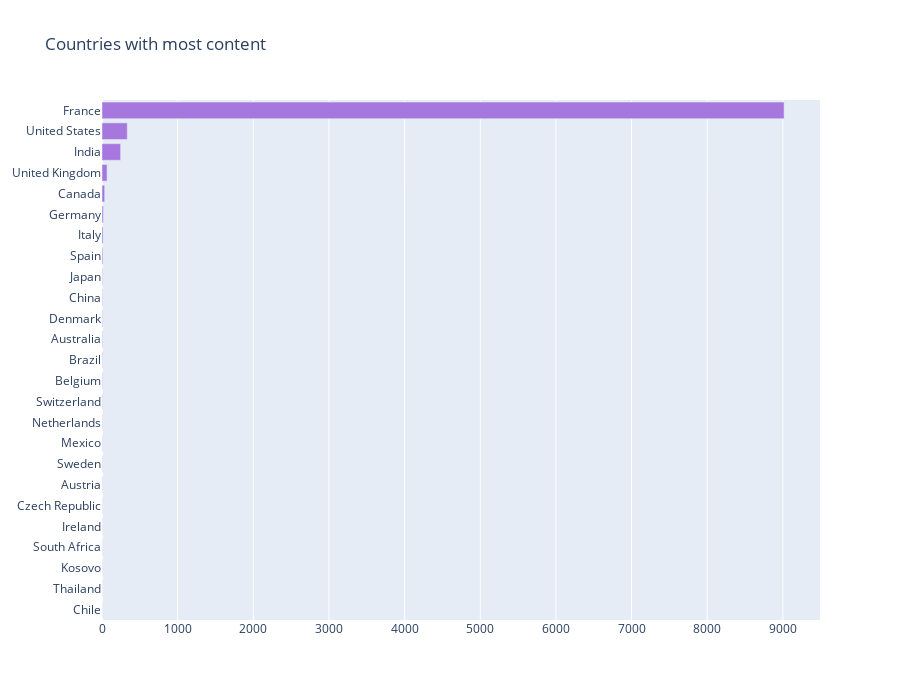

Here is the notebook cell this chart was saved with:
### Code cell
country_codes = {'afghanistan': 'AFG',
 'albania': 'ALB',
 'algeria': 'DZA',
 'american samoa': 'ASM',
 'andorra': 'AND',
 'angola': 'AGO',
 'anguilla': 'AIA',
 'antigua and barbuda': 'ATG',
 'argentina': 'ARG',
 'armenia': 'ARM',
 'aruba': 'ABW',
 'australia': 'AUS',
 'austria': 'AUT',
 'azerbaijan': 'AZE',
 'bahamas': 'BHM',
 'bahrain': 'BHR',
 'bangladesh': 'BGD',
 'barbados': 'BRB',
 'belarus': 'BLR',
 'belgium': 'BEL',
 'belize': 'BLZ',
 'benin': 'BEN',
 'bermuda': 'BMU',
 'bhutan': 'BTN',
 'bolivia': 'BOL',
 'bosnia and herzegovina': 'BIH',
 'botswana': 'BWA',
 'brazil': 'BRA',
 'british virgin islands': 'VGB',
 'brunei': 'BRN',
 'bulgaria': 'BGR',
 'burkina faso': 'BFA',
 'burma': 'MMR',
 'burundi': 'BDI',
 'cabo verde': 'CPV',
 'cambodia': 'KHM',
 'cameroon': 'CMR',
 'canada': 'CAN',
 'cayman islands': 'CYM',
 'central african republic': 'CAF',
 'chad': 'TCD',
 'chile': 'CHL',
 'china': 'CHN',
 'colombia': 'COL',
 'comoros': 'COM',
 'congo democratic': 'COD',
 'Congo republic': 'COG',
 'cook islands': 'COK',
 'costa rica': 'CRI',
 "cote d'ivoire": 'CIV',
 'croatia': 'HRV',
 'cuba': 'CUB',
 'curacao': 'CUW',
 'cyprus': 'CYP',
 'czech republic': 'CZE',
 'denmark': 'DNK',
 'djibouti': 'DJI',
 'dominica': 'DMA',
 'dominican republic': 'DOM',
 'ecuador': 'ECU',
 'egypt': 'EGY',
 'el salvador': 'SLV',
 'equatorial guinea': 'GNQ',
 'eritrea': 'ERI',
 'estonia': 'EST',
 'ethiopia': 'ETH',
 'falkland islands': 'FLK',
 'faroe islands': 'FRO',
 'fiji': 'FJI',
 'finland': 'FIN',
 'france': 'FRA',
 'french polynesia': 'PYF',
 'gabon': 'GAB',
 'gambia, the': 'GMB',
 'georgia': 'GEO',
 'germany': 'DEU',
 'ghana': 'GHA',
 'gibraltar': 'GIB',
 'greece': 'GRC',
 'greenland': 'GRL',
 'grenada': 'GRD',
 'guam': 'GUM',
 'guatemala': 'GTM',
 'guernsey': 'GGY',
 'guinea-bissau': 'GNB',
 'guinea': 'GIN',
 'guyana': 'GUY',
 'haiti': 'HTI',
 'honduras': 'HND',
 'hong kong': 'HKG',
 'hungary': 'HUN',
 'iceland': 'ISL',
 'india': 'IND',
 'indonesia': 'IDN',
 'iran': 'IRN',
 'iraq': 'IRQ',
 'ireland': 'IRL',
 'isle of man': 'IMN',
 'israel': 'ISR',
 'italy': 'ITA',
 'jamaica': 'JAM',
 'japan': 'JPN',
 'jersey': 'JEY',
 'jordan': 'JOR',
 'kazakhstan': 'KAZ',
 'kenya': 'KEN',
 'kiribati': 'KIR',
 'north korea': 'PRK',
 'south korea': 'KOR',
 'kosovo': 'KSV',
 'kuwait': 'KWT',
 'kyrgyzstan': 'KGZ',
 'laos': 'LAO',
 'latvia': 'LVA',
 'lebanon': 'LBN',
 'lesotho': 'LSO',
 'liberia': 'LBR',
 'libya': 'LBY',
 'liechtenstein': 'LIE',
 'lithuania': 'LTU',
 'luxembourg': 'LUX',
 'macau': 'MAC',
 'macedonia': 'MKD',
 'madagascar': 'MDG',
 'malawi': 'MWI',
 'malaysia': 'MYS',
 'maldives': 'MDV',
 'mali': 'MLI',
 'malta': 'MLT',
 'marshall islands': 'MHL',
 'mauritania': 'MRT',
 'mauritius': 'MUS',
 'mexico': 'MEX',
 'micronesia': 'FSM',
 'moldova': 'MDA',
 'monaco': 'MCO',
 'mongolia': 'MNG',
 'montenegro': 'MNE',
 'morocco': 'MAR',
 'mozambique': 'MOZ',
 'namibia': 'NAM',
 'nepal': 'NPL',
 'netherlands': 'NLD',
 'new caledonia': 'NCL',
 'new zealand': 'NZL',
 'nicaragua': 'NIC',
 'nigeria': 'NGA',
 'niger': 'NER',
 'niue': 'NIU',
 'northern mariana islands': 'MNP',
 'norway': 'NOR',
 'oman': 'OMN',
 'pakistan': 'PAK',
 'palau': 'PLW',
 'panama': 'PAN',
 'papua new guinea': 'PNG',
 'paraguay': 'PRY',
 'peru': 'PER',
 'philippines': 'PHL',
 'poland': 'POL',
 'portugal': 'PRT',
 'puerto rico': 'PRI',
 'qatar': 'QAT',
 'romania': 'ROU',
 'russia': 'RUS',
 'rwanda': 'RWA',
 'saint kitts and nevis': 'KNA',
 'saint lucia': 'LCA',
 'saint martin': 'MAF',
 'saint pierre and miquelon': 'SPM',
 'saint vincent and the grenadines': 'VCT',
 'samoa': 'WSM',
 'san marino': 'SMR',
 'sao tome and principe': 'STP',
 'saudi arabia': 'SAU',
 'senegal': 'SEN',
 'serbia': 'SRB',
 'seychelles': 'SYC',
 'sierra leone': 'SLE',
 'singapore': 'SGP',
 'sint maarten': 'SXM',
 'slovakia': 'SVK',
 'slovenia': 'SVN',
 'solomon islands': 'SLB',
 'somalia': 'SOM',
 'south africa': 'ZAF',
 'south sudan': 'SSD',
 'spain': 'ESP',
 'sri lanka': 'LKA',
 'sudan': 'SDN',
 'suriname': 'SUR',
 'swaziland': 'SWZ',
 'sweden': 'SWE',
 'switzerland': 'CHE',
 'syria': 'SYR',
 'taiwan': 'TWN',
 'tajikistan': 'TJK',
 'tanzania': 'TZA',
 'thailand': 'THA',
 'timor-leste': 'TLS',
 'togo': 'TGO',
 'tonga': 'TON',
 'trinidad and tobago': 'TTO',
 'tunisia': 'TUN',
 'turkey': 'TUR',
 'turkmenistan': 'TKM',
 'tuvalu': 'TUV',
 'uganda': 'UGA',
 'ukraine': 'UKR',
 'united arab emirates': 'ARE',
 'united kingdom': 'GBR',
 'united states': 'USA',
 'uruguay': 'URY',
 'uzbekistan': 'UZB',
 'vanuatu': 'VUT',
 'venezuela': 'VEN',
 'vietnam': 'VNM',
 'virgin islands': 'VGB',
 'west bank': 'WBG',
 'yemen': 'YEM',
 'zambia': 'ZMB',
 'zimbabwe': 'ZWE'}

## countries 
from collections import Counter
colorscale = ["#f7fbff", "#ebf3fb", "#deebf7", "#d2e3f3", "#c6dbef", "#b3d2e9", "#9ecae1",
    "#85bcdb", "#6baed6", "#57a0ce", "#4292c6", "#3082be", "#2171b5", "#1361a9",
    "#08519c", "#0b4083", "#08306b"
]
    
def geoplot(ddf):
    country_with_code, country = {}, {}
    shows_countries = ", ".join(ddf['country'].dropna()).split(", ")
    for c,v in dict(Counter(shows_countries)).items():
        code = ""
        if c.lower() in country_codes:
            code = country_codes[c.lower()]
        country_with_code[code] = v
        country[c] = v

    data = [dict(
            type = 'choropleth',
            locations = list(country_with_code.keys()),
            z = list(country_with_code.values()),
            colorscale = [[0,"rgb(5, 10, 172)"],[0.65,"rgb(40, 60, 190)"],[0.75,"rgb(70, 100, 245)"],\
                        [0.80,"rgb(90, 120, 245)"],[0.9,"rgb(106, 137, 247)"],[1,"rgb(220, 220, 220)"]],
            autocolorscale = False,
            reversescale = True,
            marker = dict(
                line = dict (
                    color = 'gray',
                    width = 0.5
                ) ),
            colorbar = dict(
                autotick = False,
                title = ''),
          ) ]

    layout = dict(
        title = '',
        geo = dict(
            showframe = False,
            showcoastlines = False,
            projection = dict(
                type = 'Mercator'
            )
        )
    )

    fig = dict( data=data, layout=layout )
    iplot( fig, validate=False, filename='d3-world-map' )
    return country

country_vals = geoplot(df_3)
tabs = Counter(country_vals).most_common(25)

labels = [_[0] for _ in tabs][::-1]
values = [_[1] for _ in tabs][::-1]
trace1 = go.Bar(y=labels, x=values, orientation="h", name="", marker=dict(color="#a678de"))

data = [trace1]
layout = go.Layout(title="Countries with most content", height=700, legend=dict(x=0.1, y=1.1, orientation="h"))
fig = go.Figure(data, layout=layout)
fig.show()

### Figure 1 — Plotly figure (JSON) as saved in the notebook; plotly's stock layout.template omitted (floating-point values rounded to 4 significant figures)
{"data": [{"marker": {"color": "#a678de"}, "name": "", "orientation": "h", "type": "bar", "x": [1, 1, 2, 2, 2, 2, 3, 3, 3, 3, 4, 5, 5, 6, 6, 6, 6, 11, 14, 17, 35, 67, 246, 334, 9016], "y": ["Chile", "Thailand", "Kosovo", "South Africa", "Ireland", "Czech Republic", "Austria", "Sweden", "Mexico", "Netherlands", "Switzerland", "Belgium", "Brazil", "Australia", "Denmark", "China", "Japan", "Spain", "Italy", "Germany", "Canada", "United Kingdom", "India", "United States", "France"]}], "layout": {"height": 700, "legend": {"orientation": "h", "x": 0.1, "y": 1.1}, "title": {"text": "Countries with most content"}}}
